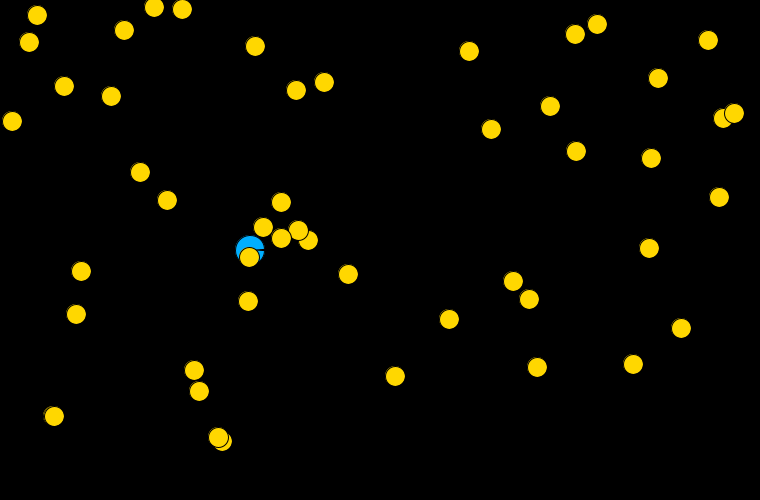
Frame 1 (no input)
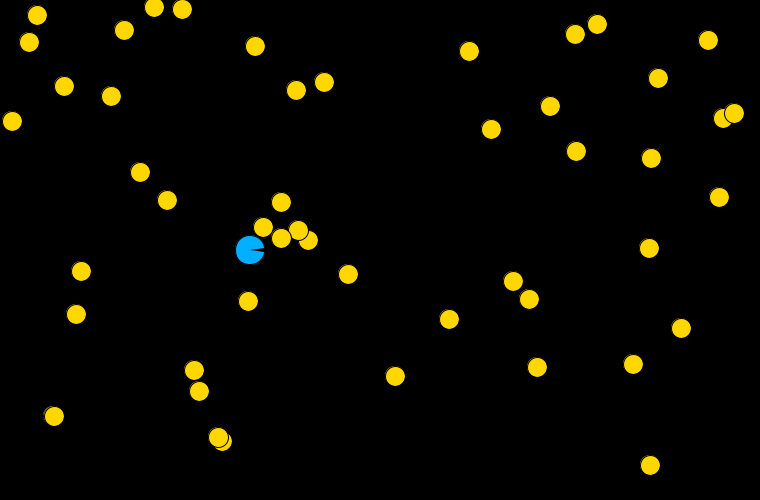
Frame 60 (the mouse pressed at the canvas centre just before this capture)
Frame 120 (the mouse held since frame 60 and released just before this capture): identical to frame 60, image omitted

The Processing sketch that drew these frames (run headless with seeded random() and noise(); from frame 60 on, the mouse is pressed at the canvas centre):

// Processing sketch: PacMan
// ── PacMan.pde
int radius = 15;
float x = 250;
float y = 250;

ArrayList<Particle> dots = new ArrayList();

class Particle {
  int x, y;
  Particle(int x, int y) {
    this.x = x;
    this.y = y;
  }
  void display() {
    fill(255, 215, 0);
    ellipse(x, y, 10, 10);
  }
}

void setup() {
  size(760, 500);
  ellipseMode(RADIUS);
  for (int i=0; i<50; i++) {
    Particle P = new Particle((int)random(width), (int)random(height));
    dots.add(P);
  }
}
 
void draw() {
  background(0);
  fill (0, 175, 255);
  render();
 
  for (int i = 0; i < dots.size(); i++) {
    Particle Pn = (Particle) dots.get(i);
    Pn.display();
    if (dist(x, y, Pn.x, Pn.y) < radius) {
      dots.remove(i);
    }
  }
}

void render() {
  for (int i=-1; i < 2; i++) {
    for (int j=-1; j < 2; j++) {
      pushMatrix();
      translate(x + (i * width), y + (j*height));
      if ( direction == -1) { 
        rotate(PI);
      }
      if ( direction2 == 1) { 
        rotate(HALF_PI);
      }
      if ( direction2 == -1) { 
        rotate( PI + HALF_PI );
      }
      arc(0, 0, radius, radius, map((millis() % 500), 0, 500, 0, 0.52), map((millis() % 500), 0, 500, TWO_PI, 5.76) );
      popMatrix();
    }
  }
}

// ── KeyListener.pde
int direction = 0;
int direction2 = 0;
 
void keyPressed() {
  if (key == CODED) {
    if (keyCode == LEFT) {
      x = x - 10;
      direction = -1;
      direction2 = 0;
    }
    else if (keyCode == RIGHT) {  
      x = x + 10;
      direction = 1;
      direction2 = 0;
    }
    else if (keyCode == UP) {
      y = y - 10;
      direction = 0;
      direction2 = -1;
    }
    else if (keyCode == DOWN) { 
      y = y + 10;
      direction = 0;
      direction2 = 1;
    }
  }
}
